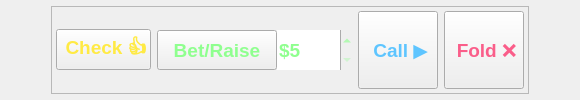
     <widget class="QWidget" name="actionBarLayout" native="true">
      <property name="minimumSize">
       <size>
        <width>0</width>
        <height>50</height>
       </size>
      </property>
      <layout class="QHBoxLayout" name="horizontalLayout" stretch="1,5,1">
       <property name="topMargin">
        <number>6</number>
       </property>
       <property name="bottomMargin">
        <number>6</number>
       </property>
       <item>
        <spacer name="horizontalSpacer">
         <property name="orientation">
          <enum>Qt::Orientation::Horizontal</enum>
         </property>
         <property name="sizeHint" stdset="0">
          <size>
           <width>40</width>
           <height>20</height>
          </size>
         </property>
        </spacer>
       </item>
       <item>
        <widget class="QFrame" name="actionBar">
         <property name="sizePolicy">
          <sizepolicy hsizetype="Preferred" vsizetype="Preferred">
           <horstretch>0</horstretch>
           <verstretch>0</verstretch>
          </sizepolicy>
         </property>
         <property name="minimumSize">
          <size>
           <width>0</width>
           <height>40</height>
          </size>
         </property>
         <property name="autoFillBackground">
          <bool>false</bool>
         </property>
         <property name="styleSheet">
          <string notr="true"/>
         </property>
         <property name="frameShape">
          <enum>QFrame::Shape::StyledPanel</enum>
         </property>
         <property name="frameShadow">
          <enum>QFrame::Shadow::Raised</enum>
         </property>
         <layout class="QHBoxLayout" name="horizontalLayout_2">
          <property name="leftMargin">
           <number>4</number>
          </property>
          <property name="topMargin">
           <number>4</number>
          </property>
          <property name="rightMargin">
           <number>4</number>
          </property>
          <property name="bottomMargin">
           <number>4</number>
          </property>
          <item>
           <widget class="QPushButton" name="checkButton">
            <property name="minimumSize">
             <size>
              <width>0</width>
              <height>40</height>
             </size>
            </property>
            <property name="font">
             <font>
              <pointsize>14</pointsize>
              <bold>true</bold>
             </font>
            </property>
            <property name="styleSheet">
             <string notr="true">#checkButton{color:#ffea44;}</string>
            </property>
            <property name="text">
             <string> Check 👍</string>
            </property>
           </widget>
          </item>
          <item>
           <widget class="QWidget" name="betControls" native="true">
            <property name="styleSheet">
             <string notr="true">#betControls * {
color: #8fff8f;
}</string>
            </property>
            <layout class="QHBoxLayout" name="horizontalLayout_7">
             <property name="spacing">
              <number>0</number>
             </property>
             <property name="leftMargin">
              <number>0</number>
             </property>
             <property name="topMargin">
              <number>0</number>
             </property>
             <property name="rightMargin">
              <number>0</number>
             </property>
             <property name="bottomMargin">
              <number>0</number>
             </property>
             <item>
              <widget class="QPushButton" name="betButton">
               <property name="minimumSize">
                <size>
                 <width>120</width>
                 <height>40</height>
                </size>
               </property>
               <property name="font">
                <font>
                 <pointsize>14</pointsize>
                 <bold>true</bold>
                </font>
               </property>
               <property name="text">
                <string>Bet/Raise</string>
               </property>
              </widget>
             </item>
             <item>
              <widget class="QSpinBox" name="betAmount">
               <property name="minimumSize">
                <size>
                 <width>75</width>
                 <height>40</height>
                </size>
               </property>
               <property name="maximumSize">
                <size>
                 <width>75</width>
                 <height>16777215</height>
                </size>
               </property>
               <property name="font">
                <font>
                 <pointsize>14</pointsize>
                 <bold>true</bold>
                </font>
               </property>
               <property name="frame">
                <bool>false</bool>
               </property>
               <property name="readOnly">
                <bool>false</bool>
               </property>
               <property name="prefix">
                <string>$</string>
               </property>
               <property name="minimum">
                <number>5</number>
               </property>
               <property name="maximum">
                <number>95</number>
               </property>
               <property name="singleStep">
                <number>5</number>
               </property>
               <property name="value">
                <number>5</number>
               </property>
              </widget>
             </item>
            </layout>
           </widget>
          </item>
          <item>
           <widget class="QPushButton" name="callButton">
            <property name="sizePolicy">
             <sizepolicy hsizetype="Minimum" vsizetype="Preferred">
              <horstretch>0</horstretch>
              <verstretch>0</verstretch>
             </sizepolicy>
            </property>
            <property name="minimumSize">
             <size>
              <width>0</width>
              <height>40</height>
             </size>
            </property>
            <property name="font">
             <font>
              <pointsize>14</pointsize>
              <bold>true</bold>
             </font>
            </property>
            <property name="styleSheet">
             <string notr="true">#callButton{color:#5ec5ff;}</string>
            </property>
            <property name="text">
             <string> Call ▶️</string>
            </property>
           </widget>
          </item>
          <item>
           <widget class="QPushButton" name="foldButton">
            <property name="sizePolicy">
             <sizepolicy hsizetype="Minimum" vsizetype="Preferred">
              <horstretch>0</horstretch>
              <verstretch>0</verstretch>
             </sizepolicy>
            </property>
            <property name="minimumSize">
             <size>
              <width>0</width>
              <height>40</height>
             </size>
            </property>
            <property name="font">
             <font>
              <pointsize>14</pointsize>
              <bold>true</bold>
             </font>
            </property>
            <property name="styleSheet">
             <string notr="true">#foldButton {
color: #fa5e8a;
}</string>
            </property>
            <property name="text">
             <string> Fold ❌</string>
            </property>
           </widget>
          </item>
         </layout>
        </widget>
       </item>
       <item>
        <spacer name="horizontalSpacer_2">
         <property name="orientation">
          <enum>Qt::Orientation::Horizontal</enum>
         </property>
         <property name="sizeHint" stdset="0">
          <size>
           <width>40</width>
           <height>20</height>
          </size>
         </property>
        </spacer>
       </item>
      </layout>
     </widget>
